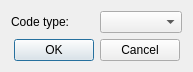
<?xml version="1.0" encoding="UTF-8"?>
<ui version="4.0">
 <class>InsertCodeDialog</class>
 <widget class="QDialog" name="InsertCodeDialog">
  <property name="geometry">
   <rect>
    <x>0</x>
    <y>0</y>
    <width>193</width>
    <height>69</height>
   </rect>
  </property>
  <property name="windowTitle">
   <string>Select code type</string>
  </property>
  <layout class="QVBoxLayout" name="verticalLayout">
   <item>
    <layout class="QHBoxLayout" name="horizontalLayout">
     <item>
      <widget class="QLabel" name="label">
       <property name="text">
        <string>Code type:</string>
       </property>
      </widget>
     </item>
     <item>
      <widget class="QComboBox" name="codeTypeComboBox"/>
     </item>
    </layout>
   </item>
   <item>
    <widget class="QDialogButtonBox" name="buttonBox">
     <property name="standardButtons">
      <set>QDialogButtonBox::Cancel|QDialogButtonBox::Ok</set>
     </property>
     <property name="centerButtons">
      <bool>true</bool>
     </property>
    </widget>
   </item>
  </layout>
 </widget>
 <resources/>
 <connections/>
</ui>
